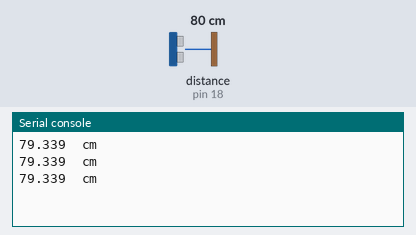
Recording of a program running on a simulated MicroPython board. Shown: the last lines printed to the serial console. The inputs (shaded band) are chosen by the test bench; at power-on: distance to the obstacle (sensor on pin 18) 80 cm. The echo pulse lasts 58.3 µs per cm.

Above: at 1.2 s.
1.3 s: distance to the obstacle (sensor on pin 18) set to 2 cm
At 1.9 s:
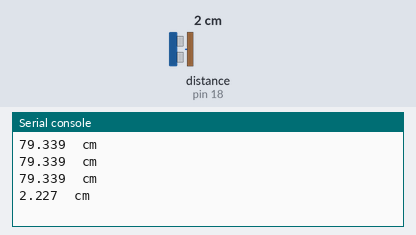
2.8 s: distance to the obstacle (sensor on pin 18) set to 4 cm
At 3.4 s:
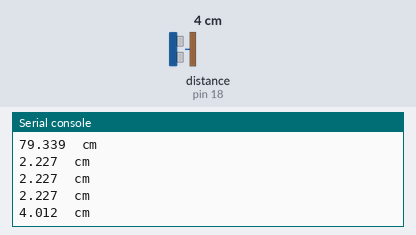
Timing chart, 0 to 5.8 s (numbered marks = the images above; inputs shaded):
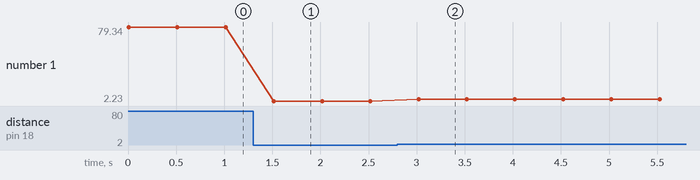

The program:

04_ejemplo_07_sensor_ultrasonicio_hcsr04.py
```python
from machine import Pin
import utime

# utime.sleep(t)
# utime.sleep_ms(t)
# utime.sleep_us(t)

# devuelven el punto de referencia en micro segundos desde que pasa algo
# utime.ticks_ms()
# utime.ticks_us()

# usandolos podemos restarlos y obtener el valor que paso entre una llama y la otra

trig = Pin(19, Pin.OUT)
echo = Pin(18, Pin.IN)

while True:
    trig.value(1)
    utime.sleep_us(10)
    trig.value(0) #la señal sonora  se envió por 10microsegundos

    t1 = utime.ticks_us() # establecemos el punto en el tiempo de referencia, aqui echo vale 0
    while echo.value() == 0:
        t1 = utime.ticks_us() #actualizamos el t1 cuando echo vale 0 y deja de actualizarse cuando echo vale 1
    while echo.value() == 1:
        t2 = utime.ticks_us() #actualizamos y nos quedamos con el ultimo valor cuandfo echo valia 1
    t = t2 - t1 # obtenemos el tiempo que viajó la onda sonora
    d = 17*t/1000 # calculamos la distancia
    print(d, ' cm')
    utime.sleep_ms(500)


    
```

Measured:
- after the input at 1.3 s, the serial console: prints a new line after 0.22 s (image 1)
- after the input at 2.8 s, the serial console: prints a new line after 0.22 s (image 2)
- plotted number 1: 79.34 → 2.23 after the input at 1.3 s, 2.23 → 4.01 after the input at 2.8 s
